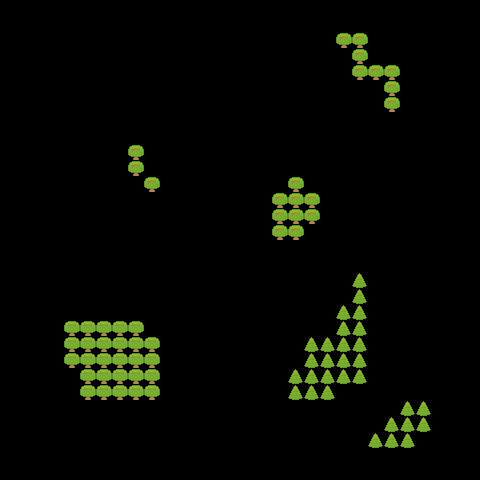

Below is a game level as drawn by its tile map, then a one-line description and the .tmx that defines it (tile-layer data replaced by summaries):
An orthogonal 30x30 tile map with 16x16 px tiles, 1 tile layer (Obstacles), 1 hidden layer not drawn.

<map version="1.4" tiledversion="1.4.2" orientation="orthogonal" renderorder="left-up" width="30" height="30" tilewidth="16" tileheight="16" infinite="0" nextlayerid="3" nextobjectid="1">
 <tileset firstgid="1" name="spritesheet" tilewidth="16" tileheight="16" tilecount="6" columns="2">
  <image source="spritesheet.png" width="32" height="48" />
 </tileset>
 <layer id="1" name="Grass" width="30" height="30" visible="0">
  <data>[900 cells, 900 non-empty, 2 distinct tile ids]</data>
 </layer>
 <layer id="2" name="Obstacles" width="30" height="30">
  <properties>
   <property name="collide" type="bool" value="true" />
  </properties>
  <data>[900 cells, 77 non-empty, 3 distinct tile ids]</data>
 </layer>
</map>
